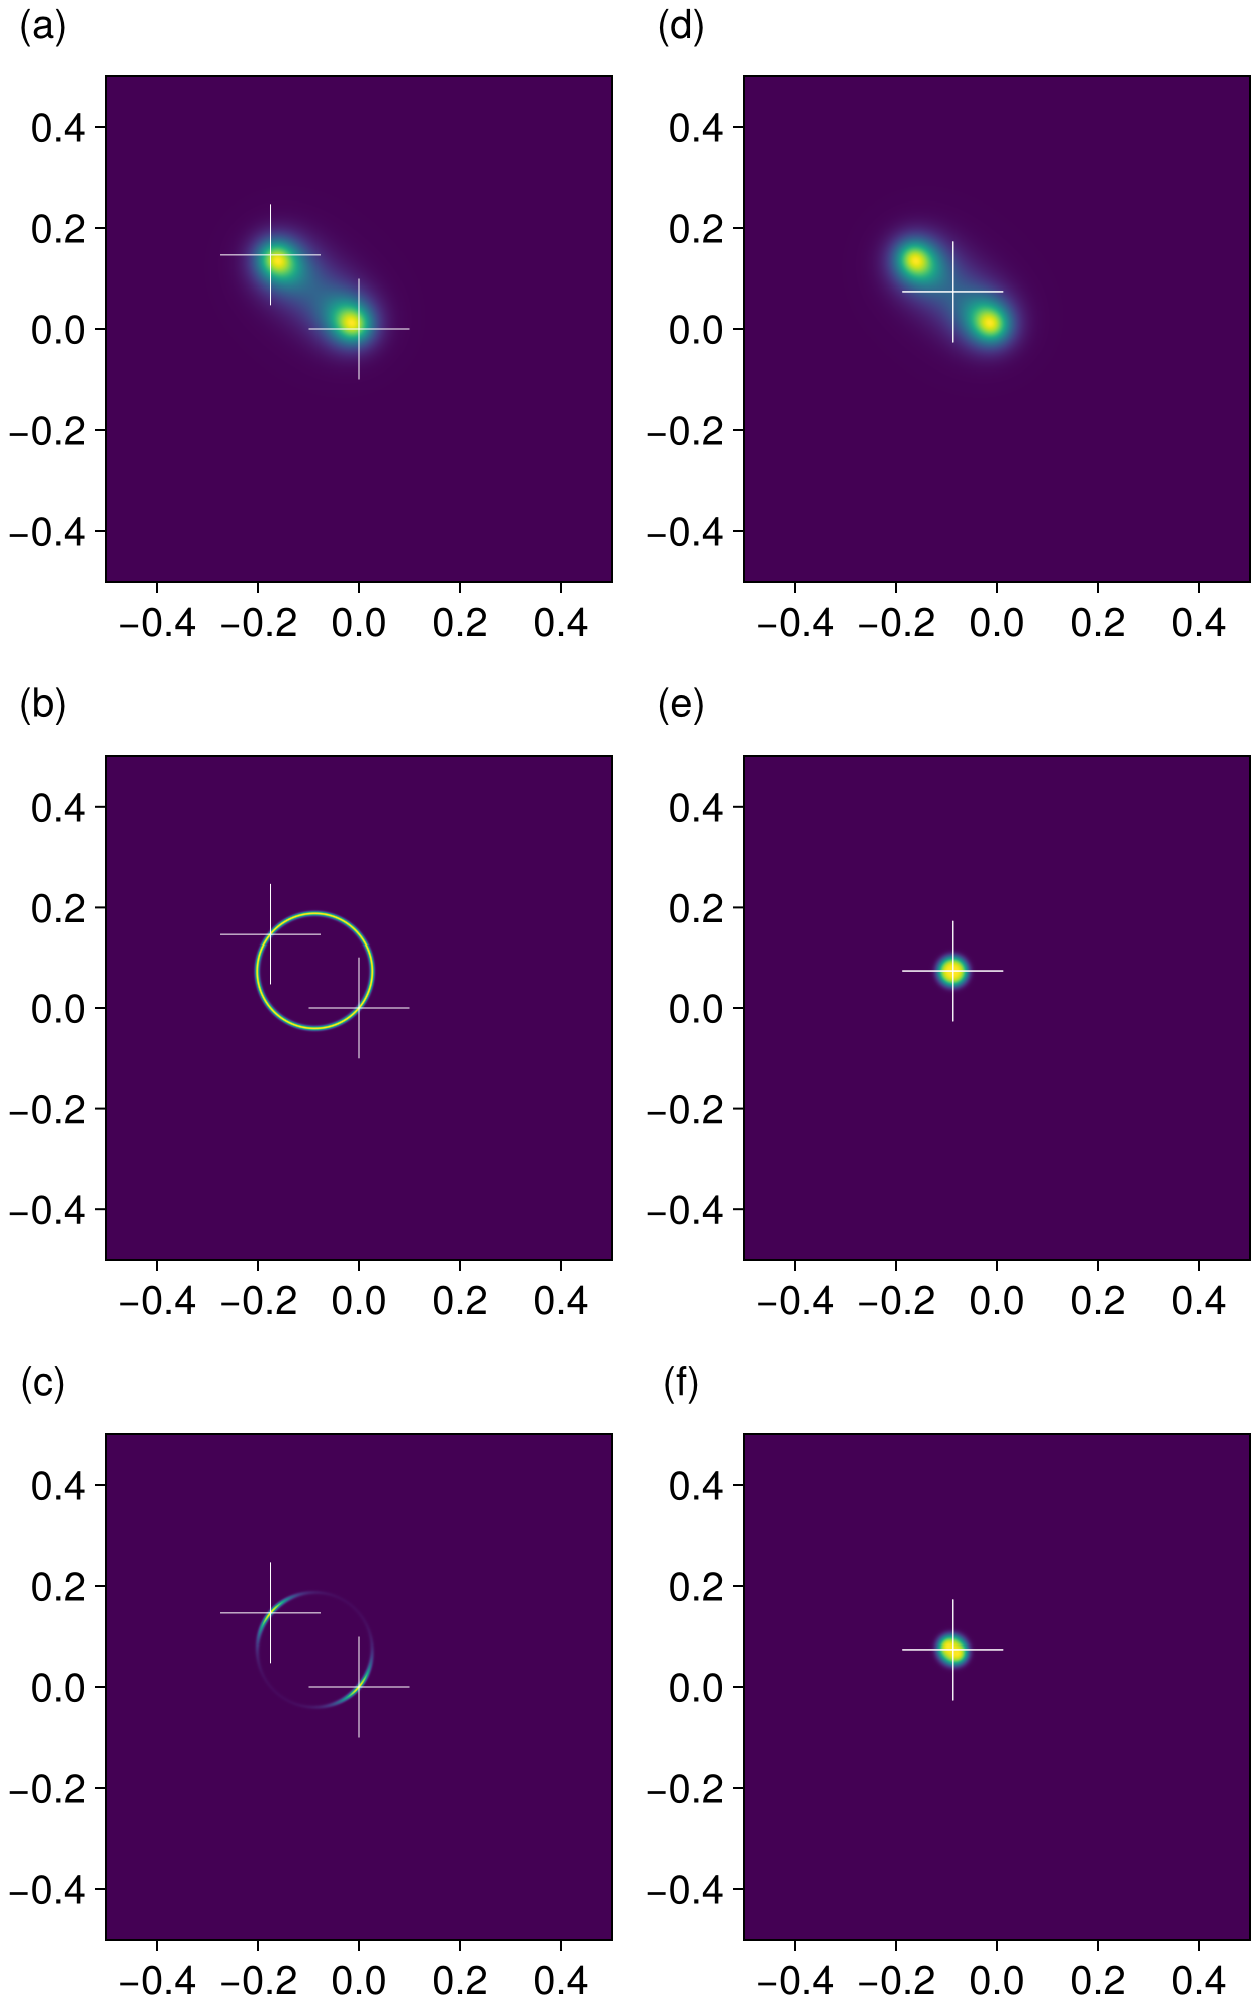

This figure's Julia source:
# Plot the contribution of the trion wave function structural factor and the energy conservation delta function

include("units.jl")
include("qp-bands.jl")
include("broadening.jl")
include("exciton.jl")
include("ehh.jl")
include("wfn.jl")
include("arpes.jl")
using CairoMakie
using LaTeXStrings
using Colors

function cross_mark(ax::Axis, pos::AbstractVector, len::Float64)
    lines!(ax, [pos[1] - len, pos[1] + len], [pos[2], pos[2]], color=:white, linewidth=0.5)
    lines!(ax, [pos[1], pos[1]], [pos[2] - len, pos[2] + len], color=:white, linewidth=0.5)
end

##########################################
#region Parameters

broaden = gaussian_broadening(20fs)

m_h = 0.21
m_e = 0.37
E_g = 2.84
w_side = 4π / (3 * 3.144817974)
w = SVector{2, Float64}([w_side, 0.0])
trion = Intervalley2DChandraTrion(
    m_h = m_h,
    m_e = m_e,
    w = w,
    E_g = E_g,
    E_B = 0.75, # Binding energy for the ehh trion mode
    a = 10.3,
    b = 25.2
)
M = 2m_h + m_e
A_k1k2 = wfn(trion)

k = SVector{2, Float64}([0.3, -0.1])
P = 1.2w + SA[0.0, 0.1]

kx_list = LinRange(-0.5, 0.5, 500)
ky_list = LinRange(-0.5, 0.5, 500)
k1_grid = map(Iterators.product(kx_list, ky_list)) do (k_x, k_y)
    SA[k_x, k_y]
end
ω_list = LinRange(0, 3.0, 200) #LinRange(-8, 5, 200)

set_theme!(fontsize=20)
f = Figure(size=(630, 1000), figure_padding=0.0)

#endregion
##########################################

# The k_1=0 case
let 
    k_1_max, k_2_max, ω = let k_1 = SA[0.0, 0.0]
        momenta = momentum_calc_ehh(trion, P, k, SA[0.0, 0.0])
        k_h1 = momenta.k_h1
        k_h2 = momenta.k_h2
        ω = E_trion_ehh(trion, P) - E_residue_ehh(trion, k_h1, k_h2)
        k_2 = momenta.k_2
        k_1, k_2, ω
    end

    ##########################################
    #region Calculating the k_1 = 0 case
    
    E_residue = map(k1_grid) do k_1
        k_h1 = momentum_calc_ehh(trion, P, k, k_1).k_h1
        k_h2 = momentum_calc_ehh(trion, P, k, k_1).k_h2 
        broaden(ω - E_trion_ehh(trion, P) + E_residue_ehh(trion, k_h1, k_h2))
    end
    
    Asq = map(k1_grid) do k_1
        k_2 = momentum_calc_ehh(trion, P, k, k_1).k_2
        abs2(A_k1k2(k_1, k_2))
    end
    
    #endregion
    ##########################################
    
    ##########################################
    #region Plotting the k_1 = 0 case
    
    ax = Axis(f[1, 1], #=title="Wave function structural factor",=# aspect=1)
    Label(f[1, 1, TopLeft()], "(a)", padding=(0, 15, 15, 0))
    heatmap!(ax, kx_list, ky_list, Asq,
        colorrange=(minimum(Asq), maximum(Asq))
    )
    cross_mark(ax, k_1_max, 0.1)
    cross_mark(ax, k_2_max, 0.1)
    
    ax = Axis(f[2, 1], #=title="Dispersion relation constraint",=# aspect=1)
    Label(f[2, 1, TopLeft()], "(b)", padding=(0, 15, 15, 0))
    heatmap!(ax, kx_list, ky_list, E_residue, 
        colorrange=(minimum(E_residue), maximum(E_residue))
    )
    cross_mark(ax, k_1_max, 0.1)
    cross_mark(ax, k_2_max, 0.1)

    ax = Axis(f[3, 1], 
        # title=rich(
        #     "Final contribution from one ",
        #     rich("k", font=:italic),
        #     subscript("1")
        # ),
    aspect=1)
    Label(f[3, 1, TopLeft()], "(c)", padding=(0, 15, 15, 0))
    Asq_with_constraint = E_residue .* Asq
    heatmap!(ax, kx_list, ky_list, Asq_with_constraint)
    cross_mark(ax, k_1_max, 0.1)
    cross_mark(ax, k_2_max, 0.1)

    #endregion
    ##########################################

    # The width of column 1 should be the same as the height of row 1
    colsize!(f.layout, 1, Aspect(1, 1))
end

# The k_1 = k_2 case
let 
    k_1_max, k_2_max, ω = let k_1 = (m_e / M * (P - w) - k) / 2
        momenta = momentum_calc_ehh(trion, P, k, k_1)
        k_h1 = momenta.k_h1
        k_h2 = momenta.k_h2
        ω = E_trion_ehh(trion, P) - E_residue_ehh(trion, k_h1, k_h2)
        k_2 = momenta.k_2
        k_1, k_2, ω
    end

    ##########################################
    #region Calculating the k_1 = 0 case
    
    E_residue = map(k1_grid) do k_1
        k_h1 = momentum_calc_ehh(trion, P, k, k_1).k_h1
        k_h2 = momentum_calc_ehh(trion, P, k, k_1).k_h2 
        broaden(ω - E_trion_ehh(trion, P) + E_residue_ehh(trion, k_h1, k_h2))
    end
    
    Asq = map(k1_grid) do k_1
        k_2 = momentum_calc_ehh(trion, P, k, k_1).k_2
        abs2(A_k1k2(k_1, k_2))
    end
    
    #endregion
    ##########################################
    
    ##########################################
    #region Plotting the k_1 = 0 case
    
    ax = Axis(f[1, 2], #=title="Wave function structural factor",=# aspect=1)
    Label(f[1, 2, TopLeft()], "(d)", padding=(0, 15, 15, 0))
    heatmap!(ax, kx_list, ky_list, Asq,
        colorrange=(minimum(Asq), maximum(Asq))
    )
    cross_mark(ax, k_1_max, 0.1)
    cross_mark(ax, k_2_max, 0.1)
    
    ax = Axis(f[2, 2], #=title="Dispersion relation constraint",=# aspect=1)
    Label(f[2, 2, TopLeft()], "(e)", padding=(0, 15, 15, 0))
    heatmap!(ax, kx_list, ky_list, E_residue, 
        colorrange=(minimum(E_residue), maximum(E_residue))
    )
    cross_mark(ax, k_1_max, 0.1)
    cross_mark(ax, k_2_max, 0.1)

    ax = Axis(f[3, 2], 
        # title=rich(
        #     "Final contribution from one ",
        #     rich("k", font=:italic),
        #     subscript("1")
        # ),
    aspect=1)
    Label(f[3, 2, TopLeft()], "(f)", padding=(0, 15, 15, 0))
    Asq_with_constraint = E_residue .* Asq
    heatmap!(ax, kx_list, ky_list, Asq_with_constraint)
    cross_mark(ax, k_1_max, 0.1)
    cross_mark(ax, k_2_max, 0.1)

    #endregion
    ##########################################

    # The width of column 2 should be the same as the height of row 1
    colsize!(f.layout, 2, Aspect(1, 1))
end

save("ehh-momentum-conservation-factor.png", f)
f